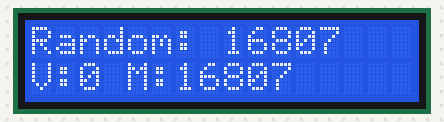
Bench run of a sketch on a simulated Arduino Uno, built for the host (arithmetic inside an expression is 32-bit, double 64-bit). Shown: 16×2 character LCD. Random numbers use the default seed unless the sketch sets one.

Above: at 0.15 s.
At 5.16 s:
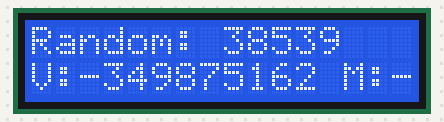
At 10.17 s:
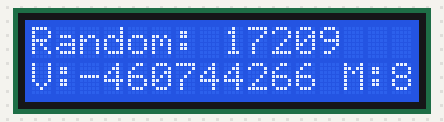
At 20.06 s:
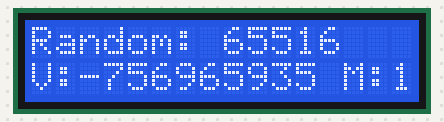
At 29.97 s:
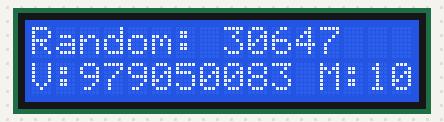
At 39.88 s:
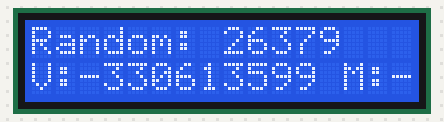

The sketch:

LCD_driver.ino
```cpp
/* YourDuino.com Example Software Sketch
 16 character 2 line I2C Display
 Backpack Interface labelled "A0 A1 A2" at lower right.
 ..and
 Backpack Interface labelled "YwRobot Arduino LCM1602 IIC V1"
 MOST use address 0x27, a FEW use 0x3F
 terry@yourduino.com */

/*-----( Import needed libraries )-----*/
#include <Wire.h>  // Comes with Arduino IDE
// Get the LCD I2C Library here:
// https://bitbucket.org/fmalpartida/new-liquidcrystal/downloads
// Move any other LCD libraries to another folder or delete them
// See Library "Docs" folder for possible commands etc.
#include <LiquidCrystal_I2C.h>

/*-----( Declare Constants )-----*/
/*-----( Declare objects )-----*/
// set the LCD address to 0x27 for a 16 chars 2 line display
// A FEW use address 0x3F
// Set the pins on the I2C chip used for LCD connections:
//                    addr, en,rw,rs,d4,d5,d6,d7,bl,blpol
LiquidCrystal_I2C lcd(0x3F, 2, 1, 0, 4, 5, 6, 7, 3, POSITIVE);  // Set the LCD I2C address
//LiquidCrystal_I2C lcd(0x27, 2, 1, 0, 4, 5, 6, 7, 3, POSITIVE);
//LiquidCrystal_I2C lcd(0x3F, 4, 5, 6, 0, 1, 2, 3, 7, NEGATIVE);  // Set the LCD I2C address

/*-----( Declare Variables )-----*/
//NONE

void setup()   /*----( SETUP: RUNS ONCE )----*/
{
  Serial.begin(9600);  // Used to type in characters

  lcd.begin(16,2);   // initialize the lcd for 16 chars 2 lines, turn on backlight
  lcd.backlight();
/*
// ------- Quick 3 blinks of backlight  -------------
  for(int i = 0; i< 3; i++)
  {
    lcd.backlight();
    delay(250);
    lcd.noBacklight();
    delay(250);
  }
  lcd.backlight(); // finish with backlight on

//-------- Write characters on the display ------------------
// NOTE: Cursor Position: (CHAR, LINE) start at 0
  lcd.setCursor(0,0); //Start at character 4 on line 0
  lcd.print("Hello, world!");
  delay(1000);
  lcd.setCursor(0,1);
  lcd.print("HI!YourDuino.com");
  delay(8000);

// Wait and then tell user they can start the Serial Monitor and type in characters to
// Display. (Set Serial Monitor option to "No Line Ending")
  lcd.clear();
  lcd.setCursor(0,0); //Start at character 0 on line 0
  lcd.print("Use Serial Mon");
  lcd.setCursor(0,1);
  lcd.print("Type to display");

*/
}/*--(end setup )---*/

char str[16];
long long sum = 0;
long long var = 0;
int counter = 1;
void loop()   /*----( LOOP: RUNS CONSTANTLY )----*/
{
  int ran = rand();
  sprintf(str, "Random: %d", ran);
  lcd.setCursor(0,0);
  lcd.write(str);

  sum += ran;
  var += ran * ran; //Variance
  sprintf(str, "V:%d M:%d", var/counter - sum * sum/counter * counter, sum/counter);
  counter++;
  lcd.setCursor(0,1);
  lcd.write(str);
  delay(100);

  /*
  for (long long int i = 0; i < 999999999999999; i++) {

    lcd.setCursor(0,0);
    lcd.write(str);
    //delay(1);
    //lcd.clear();
  }
  */
  //lcd.clear();
  /*
  {
    // when characters arrive over the serial port...
    if (Serial.available()) {
      // wait a bit for the entire message to arrive
      delay(100);
      // clear the screen
      lcd.clear();
      // read all the available characters
      while (Serial.available() > 0) {
        // display each character to the LCD
        lcd.write(Serial.read());
      }
    }
  }*/

}/* --(end main loop )-- */


/* ( THE END ) */
```
